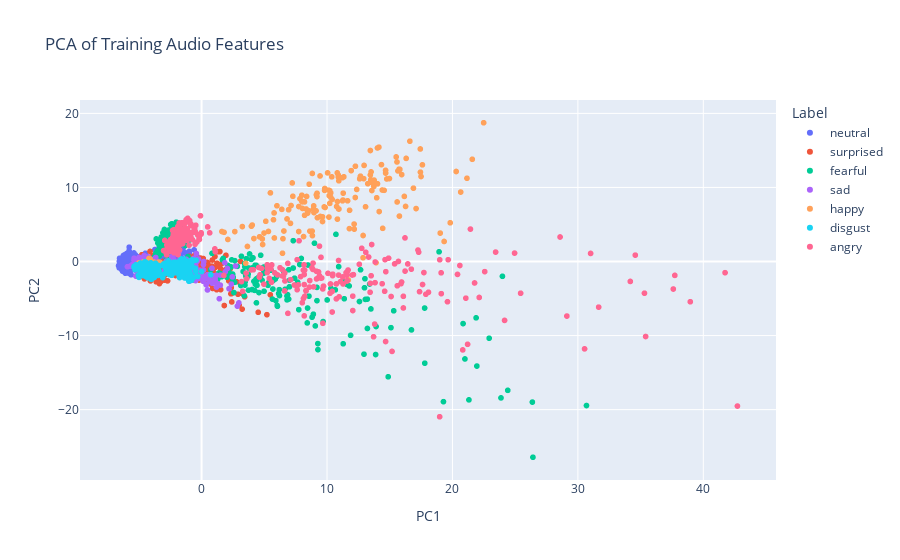
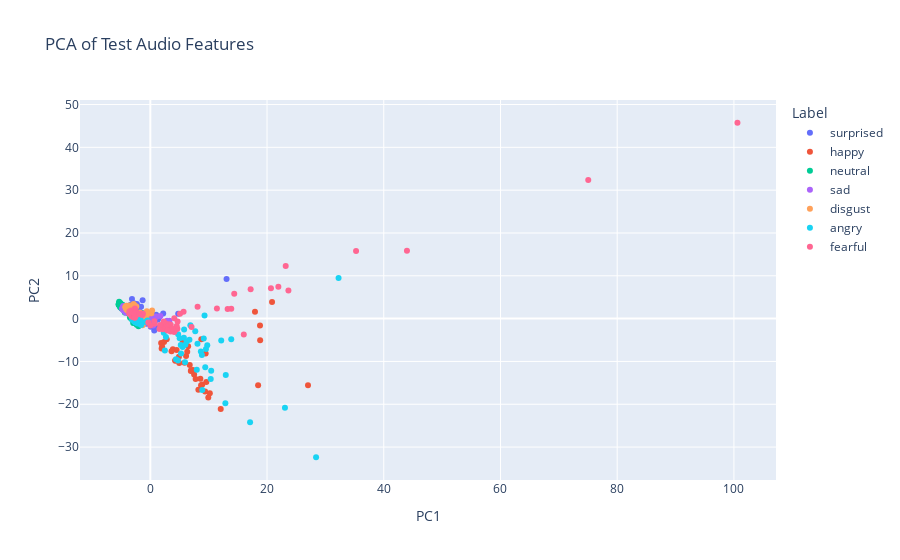
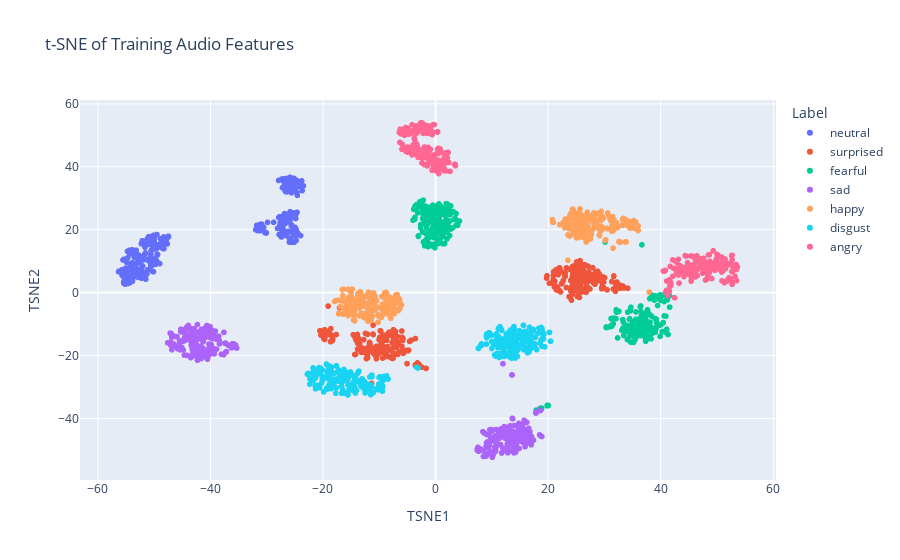
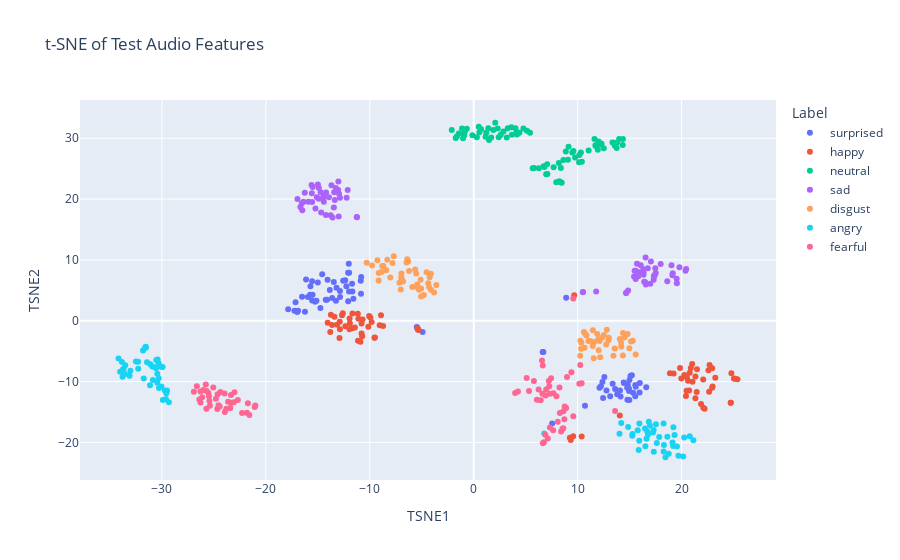

Notebook code for these charts, in order:
### Code cell
# Standardize the training and test sets
scaler = StandardScaler()
X_train_scaled = scaler.fit_transform(X_train)
X_test_scaled = scaler.transform(X_test)

# PCA on training data
pca_train = PCA(n_components=2)
pca_result_train = pca_train.fit_transform(X_train_scaled)
pca_df_train = pd.DataFrame(pca_result_train, columns=["PC1", "PC2"])
pca_df_train["label"] = emotion_labels_train

# PCA on test data
pca_test = PCA(n_components=2)
pca_result_test = pca_test.fit_transform(X_test_scaled)
pca_df_test = pd.DataFrame(pca_result_test, columns=["PC1", "PC2"])
pca_df_test["label"] = emotion_labels_test

# Plot PCA results for training data
fig_PCA_train = px.scatter(
    pca_df_train,
    x="PC1",
    y="PC2",
    color=pca_df_train["label"].astype(str),
    title="PCA of Training Audio Features",
    labels={"color": "Label"},
)
fig_PCA_train.show()

# Plot PCA results for test data
fig_PCA_test = px.scatter(
    pca_df_test,
    x="PC1",
    y="PC2",
    color=pca_df_test["label"].astype(str),
    title="PCA of Test Audio Features",
    labels={"color": "Label"},
)
fig_PCA_test.show()

# t-SNE on training data
tsne_train = TSNE(n_components=2, random_state=42)
tsne_result_train = tsne_train.fit_transform(X_train_scaled)
tsne_df_train = pd.DataFrame(tsne_result_train, columns=["TSNE1", "TSNE2"])
tsne_df_train["label"] = emotion_labels_train

# t-SNE on test data
tsne_test = TSNE(n_components=2, random_state=42)
tsne_result_test = tsne_test.fit_transform(X_test_scaled)
tsne_df_test = pd.DataFrame(tsne_result_test, columns=["TSNE1", "TSNE2"])
tsne_df_test["label"] = emotion_labels_test

# Plot t-SNE results for training data
fig_TSNE_train = px.scatter(
    tsne_df_train,
    x="TSNE1",
    y="TSNE2",
    color=tsne_df_train["label"].astype(str),
    title="t-SNE of Training Audio Features",
    labels={"color": "Label"},
)
fig_TSNE_train.show()

# Plot t-SNE results for test data
fig_TSNE_test = px.scatter(
    tsne_df_test,
    x="TSNE1",
    y="TSNE2",
    color=tsne_df_test["label"].astype(str),
    title="t-SNE of Test Audio Features",
    labels={"color": "Label"},
)
fig_TSNE_test.show()

### Figure 1 — Plotly figure (JSON) as saved in the notebook; plotly's stock layout.template omitted (floating-point values rounded to 4 significant figures; data arrays with more than 128 entries replaced by an {"elided": "..."} marker saying what was removed)
{"data": [{"hovertemplate": "Label=neutral<br>PC1=%{x}<br>PC2=%{y}<extra></extra>", "legendgroup": "neutral", "marker": {"color": "#636efa", "symbol": "circle"}, "mode": "markers", "name": "neutral", "showlegend": true, "type": "scattergl", "x": {"elided": "320 float values"}, "xaxis": "x", "y": {"elided": "320 float values"}, "yaxis": "y"}, {"hovertemplate": "Label=surprised<br>PC1=%{x}<br>PC2=%{y}<extra></extra>", "legendgroup": "surprised", "marker": {"color": "#EF553B", "symbol": "circle"}, "mode": "markers", "name": "surprised", "showlegend": true, "type": "scattergl", "x": {"elided": "320 float values"}, "xaxis": "x", "y": {"elided": "320 float values"}, "yaxis": "y"}, {"hovertemplate": "Label=fearful<br>PC1=%{x}<br>PC2=%{y}<extra></extra>", "legendgroup": "fearful", "marker": {"color": "#00cc96", "symbol": "circle"}, "mode": "markers", "name": "fearful", "showlegend": true, "type": "scattergl", "x": {"elided": "320 float values"}, "xaxis": "x", "y": {"elided": "320 float values"}, "yaxis": "y"}, {"hovertemplate": "Label=sad<br>PC1=%{x}<br>PC2=%{y}<extra></extra>", "legendgroup": "sad", "marker": {"color": "#ab63fa", "symbol": "circle"}, "mode": "markers", "name": "sad", "showlegend": true, "type": "scattergl", "x": {"elided": "320 float values"}, "xaxis": "x", "y": {"elided": "320 float values"}, "yaxis": "y"}, {"hovertemplate": "Label=happy<br>PC1=%{x}<br>PC2=%{y}<extra></extra>", "legendgroup": "happy", "marker": {"color": "#FFA15A", "symbol": "circle"}, "mode": "markers", "name": "happy", "showlegend": true, "type": "scattergl", "x": {"elided": "320 float values"}, "xaxis": "x", "y": {"elided": "320 float values"}, "yaxis": "y"}, {"hovertemplate": "Label=disgust<br>PC1=%{x}<br>PC2=%{y}<extra></extra>", "legendgroup": "disgust", "marker": {"color": "#19d3f3", "symbol": "circle"}, "mode": "markers", "name": "disgust", "showlegend": true, "type": "scattergl", "x": {"elided": "320 float values"}, "xaxis": "x", "y": {"elided": "320 float values"}, "yaxis": "y"}, {"hovertemplate": "Label=angry<br>PC1=%{x}<br>PC2=%{y}<extra></extra>", "legendgroup": "angry", "marker": {"color": "#FF6692", "symbol": "circle"}, "mode": "markers", "name": "angry", "showlegend": true, "type": "scattergl", "x": {"elided": "320 float values"}, "xaxis": "x", "y": {"elided": "320 float values"}, "yaxis": "y"}], "layout": {"legend": {"title": {"text": "Label"}, "tracegroupgap": 0}, "title": {"text": "PCA of Training Audio Features"}, "xaxis": {"anchor": "y", "domain": [0, 1], "title": {"text": "PC1"}}, "yaxis": {"anchor": "x", "domain": [0, 1], "title": {"text": "PC2"}}}}

### Figure 2 — Plotly figure (JSON) as saved in the notebook; plotly's stock layout.template omitted (floating-point values rounded to 4 significant figures)
{"data": [{"hovertemplate": "Label=surprised<br>PC1=%{x}<br>PC2=%{y}<extra></extra>", "legendgroup": "surprised", "marker": {"color": "#636efa", "symbol": "circle"}, "mode": "markers", "name": "surprised", "orientation": "v", "showlegend": true, "type": "scatter", "x": [-0.394, -1.207, -1.253, -2.565, 0.05706, -3.305, -1.322, -2.794, -1.553, -3.686, -3.142, -3.563, -2.417, -0.6496, -4.618, -1.399, 0.725, -2.717, -4.099, -0.6515, -4.552, 0.1311, -2.342, -2.915, -1.482, -0.6637, -1.952, -2.753, 1.312, 0.613, -4.399, 4.778, -3.078, 2.209, -4.067, -2.474, -3.129, -3.182, -2.993, -0.9864, -3.4, 13.07, -2.023, -3.536, -2.516, -2.307, -3.354, 0.6746, -0.4703, -1.532, 0.07513, -1.125, -2.539, -1.589, 1.001, -0.3422, -0.5481, 0.8709, -1.257, -3.943, -3.412, -3.96, -0.5916, 1.561, -3.128, -3.398, -2.346, -3.861, -3.243, -3.394, -1.194, -3.718, -3.759, -3.121, 0.3509, -4.038, -4.071, -4.271, -3.258, -1.477], "xaxis": "x", "y": [-1.009, -0.5983, 0.2919, 2.507, 0.5068, 2.774, 4.316, 2.988, -0.3888, 2.576, 4.569, 2.739, -0.02634, -1.005, 2.532, -0.4498, -0.9352, 3.511, 2.641, -1.13, 2.713, -0.1663, 3.039, 3.102, -0.5029, -1.145, 2.319, 2.599, -0.2333, -0.4123, 2.854, 1.164, 2.085, 1.211, 2.812, 2.814, 1.833, 2.959, 2.825, 0.1698, 2.895, 9.259, 2.65, 2.469, 2.507, 3.442, 3.265, -2.747, -0.1823, 0.07166, -1.89, 0.3563, 3.017, 2.793, 0.8748, -0.6114, -0.4819, -1.937, -0.9537, 2.528, 2.706, 2.397, -0.3406, 0.4043, 3.323, 1.779, 3.113, 2.741, 2.482, 2.547, -0.3337, 2.142, 2.554, 2.346, 0.3529, 2.235, 2.336, 2.081, 2.775, 1.247], "yaxis": "y"}, {"hovertemplate": "Label=happy<br>PC1=%{x}<br>PC2=%{y}<extra></extra>", "legendgroup": "happy", "marker": {"color": "#EF553B", "symbol": "circle"}, "mode": "markers", "name": "happy", "orientation": "v", "showlegend": true, "type": "scatter", "x": [4.902, 18.47, 2.355, 1.943, -4.15, 6.48, -3.6, 6.944, -3.032, 1.856, 17.94, 6.325, -3.908, -3.916, -3.946, 3.862, 9.6, 4.515, -3.9, 18.82, 5.864, -3.648, 20.86, -4.301, -3.719, -3.538, -3.896, -3.978, -4.123, -3.838, 5.556, 8.237, -3.702, 7.297, 8.899, 9.485, 2.809, 10.2, 27.02, 7.766, -3.889, -3.473, 6.754, 18.8, -3.898, 8.741, 6.126, -3.261, 8.577, 9.397, -4.035, -4.151, -3.784, -3.492, 7.003, -3.536, 9.935, -3.807, 2.351, -4.036, -3.853, -4.0, 8.695, 4.956, 4.269, -3.947, 12.06, -3.658, 3.637, -4.015, 7.503, -3.691, -3.686, -2.675, -3.632, 4.287, -3.466, -3.86, -4.051, 2.025], "xaxis": "x", "y": [-8.879, -15.58, -5.441, -6.982, 2.447, -6.478, 2.548, -12.25, 2.169, -5.713, 1.579, -7.731, 2.138, 2.782, 2.539, -7.174, -14.82, -7.345, 2.869, -5.038, -10.3, 2.318, 3.894, 2.74, 2.272, 2.252, 2.401, 2.28, 2.108, 2.811, -5.231, -16.58, 2.661, -11.98, -15.37, -8.139, -4.847, -17.4, -15.57, -14.1, 2.261, 2.038, -10.85, -1.585, 2.27, -4.832, -8.724, 2.085, -14.02, -17.0, 2.813, 2.285, 2.101, 2.688, -12.08, 2.267, -18.42, 2.49, -1.7, 2.521, 2.54, 2.413, -15.55, -10.34, -9.839, 2.507, -21.08, 2.529, -7.634, 2.402, -13.07, 2.512, 2.709, 2.809, 2.027, -9.739, 2.055, 2.737, 2.764, -6.549], "yaxis": "y"}, {"hovertemplate": "Label=neutral<br>PC1=%{x}<br>PC2=%{y}<extra></extra>", "legendgroup": "neutral", "marker": {"color": "#00cc96", "symbol": "circle"}, "mode": "markers", "name": "neutral", "orientation": "v", "showlegend": true, "type": "scatter", "x": [-2.568, -1.817, -4.297, -3.21, -4.96, -3.391, -1.829, -5.34, -3.251, -2.822, -1.614, -5.442, -2.333, -0.3979, -1.407, -4.055, -2.131, -1.849, -5.195, -5.402, -5.298, -4.86, -5.173, -5.251, -4.765, -5.226, -5.217, -3.967, -5.056, -4.068, -2.905, -5.083, -4.988, -3.255, -3.23, -4.372, -5.172, -1.445, -5.104, -2.599, -4.988, -5.033, -5.165, -5.218, -5.02, -2.642, -2.935, -2.42, -4.992, -2.0, -5.205, -2.027, -1.546, -5.209, -3.834, -5.26, -2.635, -3.488, -4.874, -3.281, -1.441, -1.779, -4.752, -2.957, -5.33, -2.754, -5.136, -5.319, -2.986, -2.935, -3.771, -2.13, -5.175, -4.843, -5.139, -5.201, -5.356, -2.398, -5.347, -2.729], "xaxis": "x", "y": [0.9814, -0.3605, 1.772, 0.5762, 2.445, 2.312, -0.9067, 3.92, 0.1154, -0.9059, -0.5145, 3.296, -1.403, 0.2592, 0.8331, 2.326, 1.158, 0.7884, 3.366, 3.335, 3.651, 2.811, 3.325, 3.329, 3.037, 3.7, 2.901, 2.05, 3.497, 1.767, -0.3309, 3.045, 2.734, -0.05647, 0.01959, 1.44, 3.224, 1.042, 3.455, 1.607, 3.303, 2.734, 2.626, 3.444, 3.09, 0.2741, 0.04435, -0.954, 2.925, 0.1414, 3.547, -1.811, 0.2298, 3.563, 1.844, 3.592, 0.8646, 0.2594, 2.276, 0.6877, 1.315, 1.219, 3.21, -0.1855, 3.073, 0.2368, 3.196, 3.611, 0.3308, -1.022, 1.21, -1.179, 3.652, 3.023, 3.273, 3.265, 3.539, -0.9182, 3.233, -0.5107], "yaxis": "y"}, {"hovertemplate": "Label=sad<br>PC1=%{x}<br>PC2=%{y}<extra></extra>", "legendgroup": "sad", "marker": {"color": "#ab63fa", "symbol": "circle"}, "mode": "markers", "name": "sad", "orientation": "v", "showlegend": true, "type": "scatter", "x": [-1.824, -3.513, -4.123, -4.486, -1.22, -1.655, -0.6235, -4.141, -1.321, -2.71, -4.536, -4.507, -4.408, -4.433, -4.342, -0.9887, 0.3961, -4.539, -4.608, -3.959, -4.533, -4.494, -0.2022, -1.43, -2.283, -4.484, -4.381, -4.557, -4.642, -0.6301, -3.503, -4.256, -1.156, -0.7985, -4.268, 1.0, -4.201, -1.307, -2.382, -4.651, -0.4532, 1.016, -2.421, -4.349, -0.5426, -4.515, -0.6668, -4.732, 0.489, -4.294, -1.96, -1.79, -4.036, -1.327, -4.563, -4.294, -4.84, -2.248, -2.698, -4.517, -0.5305, -4.578, -1.478, -4.527, -4.492, -1.603, -4.634, -2.903, -1.369, -4.489, -4.678, -4.736, -4.192, -4.636, -4.651, 1.729, -2.958, 3.276, -1.71, 2.854], "xaxis": "x", "y": [0.1825, 1.56, 1.698, 2.086, 0.1871, 0.4207, 0.8704, 2.082, 0.5126, 0.2957, 2.072, 2.176, 2.186, 2.394, 1.664, -1.055, 0.2833, 2.419, 2.272, 1.761, 2.304, 2.012, -0.3682, -0.1793, 1.151, 2.253, 2.382, 2.403, 2.919, 0.4036, 1.303, 1.596, 0.2765, 0.2734, 2.162, 0.3592, 1.393, 0.5041, 0.3418, 2.308, 0.61, 0.4681, 0.265, 2.137, 1.093, 2.416, 0.2565, 2.332, -1.63, 2.096, 0.616, 0.3457, 1.671, 0.8534, 2.38, 2.024, 2.287, 0.2632, 0.5277, 2.341, 1.18, 1.915, 0.3293, 2.61, 1.956, -0.02632, 2.132, 0.08224, -0.2846, 2.233, 2.613, 2.561, 1.842, 2.479, 2.231, 0.6156, 1.407, -0.4733, -0.109, -0.4748], "yaxis": "y"}, {"hovertemplate": "Label=disgust<br>PC1=%{x}<br>PC2=%{y}<extra></extra>", "legendgroup": "disgust", "marker": {"color": "#FFA15A", "symbol": "circle"}, "mode": "markers", "name": "disgust", "orientation": "v", "showlegend": true, "type": "scatter", "x": [-3.282, -3.497, -1.629, -1.33, -3.877, -3.937, -1.888, -3.714, 0.1125, -2.388, -2.558, -2.821, -2.944, -2.364, -1.879, -2.393, -0.6759, -3.448, -2.315, -2.197, -4.273, -4.109, -4.172, -4.169, -2.858, -2.718, -1.082, -2.13, -4.056, -3.012, -1.825, -3.424, -1.249, 0.1725, -2.45, -2.18, -1.697, -3.95, -1.349, -3.898, -1.902, -3.428, -4.051, -3.528, -2.662, -3.533, -3.945, -2.169, -2.241, -3.001, -0.6337, -3.381, -0.8939, -3.465, -2.25, -4.146, -3.868, -3.415, -3.891, -4.201, -3.618, -3.766, -0.8454, -3.166, -2.148, -2.881, -1.462, -0.5976, 0.3042, -3.302, -4.241, -3.288, -1.358, -3.888, -1.953, -4.109, -3.219, -2.837, -3.569, -2.734], "xaxis": "x", "y": [0.7427, 2.569, 0.4662, -1.556, 2.693, 1.969, 0.8631, 2.495, 1.281, 2.848, 0.1616, 2.554, 0.6904, 0.9964, 0.4029, 0.2296, -0.5092, 2.396, 0.01041, -0.01499, 2.773, 3.024, 2.415, 2.602, 3.405, 0.3688, 0.09697, 0.1514, 2.716, 0.665, 1.422, 2.156, 0.1384, 1.276, 0.1359, 0.1393, 0.0276, 2.289, 0.3585, 2.51, 0.3855, 2.899, 2.144, 2.411, 3.05, 2.425, 2.79, 0.2637, 0.3098, 2.859, 0.7347, 2.536, -0.5162, 2.092, 0.1681, 2.441, 2.236, 2.107, 2.598, 2.658, 3.064, 1.805, 0.1969, 3.044, 0.6718, 3.149, -0.447, 1.723, 1.903, 2.632, 2.658, 2.346, 0.5106, 2.795, 0.0445, 2.703, 2.826, -0.1922, 1.735, -0.2714], "yaxis": "y"}, {"hovertemplate": "Label=angry<br>PC1=%{x}<br>PC2=%{y}<extra></extra>", "legendgroup": "angry", "marker": {"color": "#19d3f3", "symbol": "circle"}, "mode": "markers", "name": "angry", "orientation": "v", "showlegend": true, "type": "scatter", "x": [-1.865, -2.833, -2.351, 9.759, -2.186, -2.575, -2.335, 5.96, 5.541, -2.059, -2.044, -2.021, -3.115, 4.402, -2.604, 7.702, 5.217, -0.8369, -2.251, -2.968, -2.55, -2.408, -2.617, -2.27, -1.557, -2.21, -1.701, 5.796, -3.177, -2.782, 5.269, 8.903, 23.07, 2.302, 12.15, 12.93, -2.037, 6.005, 10.35, 12.86, -1.846, -2.461, 4.767, -2.508, 9.161, -1.68, -2.278, 6.704, 5.031, 5.755, -2.774, -2.956, -2.892, -2.175, -2.114, 28.41, 8.08, -0.4891, 9.412, 8.659, 9.292, -2.626, 3.756, 2.676, -2.497, 10.43, -2.248, 9.537, 6.86, 8.839, 17.1, 32.26, 13.87, -2.772, -1.564, 6.231, 4.751, 7.964, 2.496, -2.383], "xaxis": "x", "y": [0.2126, 0.0005046, -0.07184, -6.208, -1.126, -0.2865, -0.4253, -10.2, -6.653, 0.137, 0.4065, -0.8615, -0.218, -9.477, -0.7879, -2.978, -6.16, -0.8037, -0.6748, 0.4632, -0.8222, 0.3778, -0.04522, -0.5451, -0.9353, -0.582, -1.28, -2.531, 0.7354, -0.607, -8.161, -16.67, -20.8, -3.315, -5.084, -13.16, 0.132, -6.079, -14.08, -19.76, 0.831, -0.4807, -3.635, -0.8838, -4.645, -0.2571, -0.6198, -4.932, -4.595, -4.482, -0.2935, 0.306, 0.4476, -0.2137, -0.3101, -32.38, -5.841, -0.42, -11.37, -7.683, 0.7408, 0.3155, -2.501, -4.313, -0.5554, -12.17, -0.4317, -7.119, -1.558, -8.471, -24.21, 9.497, -4.84, 0.3942, -1.497, -5.324, -9.809, -11.96, -7.464, -0.7656], "yaxis": "y"}, {"hovertemplate": "Label=fearful<br>PC1=%{x}<br>PC2=%{y}<extra></extra>", "legendgroup": "fearful", "marker": {"color": "#FF6692", "symbol": "circle"}, "mode": "markers", "name": "fearful", "orientation": "v", "showlegend": true, "type": "scatter", "x": [3.088, 2.623, 2.673, -2.951, 4.097, -1.418, 2.121, 4.641, 75.04, -3.359, 4.333, 43.98, -2.88, 3.254, -3.036, 0.7171, -3.246, 3.498, -2.193, 35.25, -2.641, -1.392, 3.482, -2.909, -3.329, 8.102, 4.676, 2.703, 11.41, -2.95, -2.934, 14.38, -3.282, -2.456, 2.134, -2.481, 23.2, 4.525, 2.301, 16.02, -2.911, 4.11, -3.051, 5.09, 3.403, -2.337, -3.006, 5.703, -3.116, 0.6892, 21.94, -1.864, 100.6, -3.193, 3.75, 7.065, -2.901, -2.955, -3.617, -3.193, -2.881, 13.24, 1.568, -2.378, -3.488, -1.269, 2.95, 1.675, -0.3402, 13.87, -2.716, -2.659, -2.68, -2.072, 23.66, 20.67, -2.777, 17.19, 0.003694, -3.582], "xaxis": "x", "y": [-2.312, -1.583, -1.211, 0.9068, -3.109, 1.199, -1.671, -2.35, 32.37, 0.9832, -2.62, 15.84, 0.3494, -1.328, 0.6564, -1.182, 0.9612, -1.453, 0.9696, 15.78, 2.376, 0.8353, -3.021, 0.6018, 1.771, 2.781, -0.6491, -1.632, 2.348, 1.144, 0.6755, 5.833, 1.887, 1.633, -2.505, 0.8383, 12.29, -1.706, -0.6895, -3.691, 0.5484, 0.06998, 1.198, 1.122, -2.694, 1.384, 1.267, 1.577, 1.109, -0.6345, 7.447, 1.158, 45.74, 1.495, -2.362, -1.95, 0.7012, 1.222, 1.158, 0.5024, 0.4021, 2.273, -2.398, 1.157, 1.245, 1.156, -2.793, -1.5, -0.9233, 2.286, 0.9138, 0.1881, 0.325, 1.132, 6.575, 7.091, 1.305, 6.874, -1.592, 1.64], "yaxis": "y"}], "layout": {"legend": {"title": {"text": "Label"}, "tracegroupgap": 0}, "title": {"text": "PCA of Test Audio Features"}, "xaxis": {"anchor": "y", "domain": [0, 1], "title": {"text": "PC1"}}, "yaxis": {"anchor": "x", "domain": [0, 1], "title": {"text": "PC2"}}}}

### Figure 3 — Plotly figure (JSON) as saved in the notebook; plotly's stock layout.template omitted (floating-point values rounded to 4 significant figures; data arrays with more than 128 entries replaced by an {"elided": "..."} marker saying what was removed)
{"data": [{"hovertemplate": "Label=neutral<br>TSNE1=%{x}<br>TSNE2=%{y}<extra></extra>", "legendgroup": "neutral", "marker": {"color": "#636efa", "symbol": "circle"}, "mode": "markers", "name": "neutral", "showlegend": true, "type": "scattergl", "x": {"elided": "320 float values"}, "xaxis": "x", "y": {"elided": "320 float values"}, "yaxis": "y"}, {"hovertemplate": "Label=surprised<br>TSNE1=%{x}<br>TSNE2=%{y}<extra></extra>", "legendgroup": "surprised", "marker": {"color": "#EF553B", "symbol": "circle"}, "mode": "markers", "name": "surprised", "showlegend": true, "type": "scattergl", "x": {"elided": "320 float values"}, "xaxis": "x", "y": {"elided": "320 float values"}, "yaxis": "y"}, {"hovertemplate": "Label=fearful<br>TSNE1=%{x}<br>TSNE2=%{y}<extra></extra>", "legendgroup": "fearful", "marker": {"color": "#00cc96", "symbol": "circle"}, "mode": "markers", "name": "fearful", "showlegend": true, "type": "scattergl", "x": {"elided": "320 float values"}, "xaxis": "x", "y": {"elided": "320 float values"}, "yaxis": "y"}, {"hovertemplate": "Label=sad<br>TSNE1=%{x}<br>TSNE2=%{y}<extra></extra>", "legendgroup": "sad", "marker": {"color": "#ab63fa", "symbol": "circle"}, "mode": "markers", "name": "sad", "showlegend": true, "type": "scattergl", "x": {"elided": "320 float values"}, "xaxis": "x", "y": {"elided": "320 float values"}, "yaxis": "y"}, {"hovertemplate": "Label=happy<br>TSNE1=%{x}<br>TSNE2=%{y}<extra></extra>", "legendgroup": "happy", "marker": {"color": "#FFA15A", "symbol": "circle"}, "mode": "markers", "name": "happy", "showlegend": true, "type": "scattergl", "x": {"elided": "320 float values"}, "xaxis": "x", "y": {"elided": "320 float values"}, "yaxis": "y"}, {"hovertemplate": "Label=disgust<br>TSNE1=%{x}<br>TSNE2=%{y}<extra></extra>", "legendgroup": "disgust", "marker": {"color": "#19d3f3", "symbol": "circle"}, "mode": "markers", "name": "disgust", "showlegend": true, "type": "scattergl", "x": {"elided": "320 float values"}, "xaxis": "x", "y": {"elided": "320 float values"}, "yaxis": "y"}, {"hovertemplate": "Label=angry<br>TSNE1=%{x}<br>TSNE2=%{y}<extra></extra>", "legendgroup": "angry", "marker": {"color": "#FF6692", "symbol": "circle"}, "mode": "markers", "name": "angry", "showlegend": true, "type": "scattergl", "x": {"elided": "320 float values"}, "xaxis": "x", "y": {"elided": "320 float values"}, "yaxis": "y"}], "layout": {"legend": {"title": {"text": "Label"}, "tracegroupgap": 0}, "title": {"text": "t-SNE of Training Audio Features"}, "xaxis": {"anchor": "y", "domain": [0, 1], "title": {"text": "TSNE1"}}, "yaxis": {"anchor": "x", "domain": [0, 1], "title": {"text": "TSNE2"}}}}

### Figure 4 — Plotly figure (JSON) as saved in the notebook; plotly's stock layout.template omitted (floating-point values rounded to 4 significant figures)
{"data": [{"hovertemplate": "Label=surprised<br>TSNE1=%{x}<br>TSNE2=%{y}<extra></extra>", "legendgroup": "surprised", "marker": {"color": "#636efa", "symbol": "circle"}, "mode": "markers", "name": "surprised", "orientation": "v", "showlegend": true, "type": "scatter", "x": [14.13, 13.8, 14.43, -13.46, 14.82, -12.25, -12.09, -12.56, 15.54, -11.67, 8.896, -15.51, 15.08, 13.37, -17.85, 14.98, 12.1, -11.99, -15.96, 13.61, -16.98, 13.13, -15.0, -10.85, 15.98, 14.08, -15.71, -10.83, 12.24, 14.95, -17.24, 10.7, -14.11, 12.45, -11.99, -13.2, -14.58, -12.87, -12.02, 14.77, -15.55, 7.545, -15.55, -14.06, -13.62, -12.36, -10.87, 12.57, 14.94, 15.59, 12.38, 14.46, -14.75, -16.13, 16.6, 14.98, 14.79, 12.77, 15.21, -5.475, -15.26, -15.74, 15.55, 15.96, -13.85, -12.08, -13.26, -11.7, -12.86, -4.923, 6.7, -11.58, -16.52, -14.24, 15.34, -16.9, -16.24, -17.14, -15.13, 6.634], "xaxis": "x", "y": [-12.44, -12.08, -10.17, 6.374, -10.53, 5.67, 7.878, 6.583, -12.41, 4.823, 3.804, 4.29, -9.082, -10.37, 1.904, -9.746, -11.01, 7.906, 3.926, -11.23, 1.423, -12.42, 6.287, 4.437, -10.23, -11.47, 5.676, 7.211, -10.77, -11.55, 1.663, -13.95, 3.465, -12.68, 4.82, 5.412, 7.63, 4.882, 9.364, -11.02, 3.321, -16.87, 6.491, 6.762, 3.745, 6.652, 6.558, -9.263, -11.14, -10.84, -10.08, -10.22, 2.081, 6.778, -10.92, -13.03, -12.99, -11.46, -8.97, -1.022, 3.126, 4.268, -10.54, -11.78, 5.059, 3.212, 3.284, 6.099, 3.919, -1.833, -5.144, 3.616, 3.958, 3.461, -11.83, 1.627, 1.489, 3.026, 3.278, -5.128], "yaxis": "y"}, {"hovertemplate": "Label=happy<br>TSNE1=%{x}<br>TSNE2=%{y}<extra></extra>", "legendgroup": "happy", "marker": {"color": "#EF553B", "symbol": "circle"}, "mode": "markers", "name": "happy", "orientation": "v", "showlegend": true, "type": "scatter", "x": [21.05, 24.73, 20.89, 20.26, -11.69, 18.88, -5.405, 22.59, -13.8, 20.62, 9.567, 21.45, -10.79, -5.391, -10.79, 20.78, 22.94, 21.02, -9.047, 10.39, 20.48, -11.94, 9.249, -13.74, -11.43, -12.89, -13.4, -12.34, -12.87, -10.73, 19.23, 23.24, -9.551, 22.65, 22.98, 25.04, 9.668, 14.06, 22.22, 21.33, -11.96, -12.91, 25.37, 9.337, -11.91, 20.42, 21.32, -11.67, 22.94, 21.87, -12.59, -13.14, -10.06, -9.944, 25.15, -10.69, 24.73, -13.63, 19.97, -5.351, -8.919, -5.302, 22.69, 22.08, 19.85, -8.727, 22.09, -10.9, 20.72, -12.67, 24.79, -11.09, -9.82, -11.15, -14.05, 21.48, -10.14, -9.507, -11.13, 20.5], "xaxis": "x", "y": [-10.02, -13.48, -7.753, -8.898, -1.243, -8.611, -1.22, -8.139, -1.854, -9.861, -18.99, -11.73, -0.4523, -1.406, -2.112, -8.549, -7.801, -7.113, -0.7534, -19.01, -11.52, 0.3725, -19.22, 0.9955, -1.095, -0.1621, 0.6783, -0.8967, -1.41, -2.552, -8.668, -9.354, -2.772, -11.67, -10.82, -9.479, 4.189, -15.58, -14.46, -12.75, -1.405, -2.828, -9.601, -19.62, -0.3966, -12.38, -9.146, 1.201, -11.03, -13.68, 1.232, -0.6541, 0.8003, 0.5366, -9.522, 0.1963, -13.46, -0.6908, -9.484, -1.434, 0.8932, -1.498, -7.276, -9.637, -7.783, -0.8758, -14.28, -3.456, -11.48, 0.9225, -8.63, 0.3493, -0.2146, 1.154, -0.3149, -7.96, -0.9912, -2.768, -3.29, -9.289], "yaxis": "y"}, {"hovertemplate": "Label=neutral<br>TSNE1=%{x}<br>TSNE2=%{y}<extra></extra>", "legendgroup": "neutral", "marker": {"color": "#00cc96", "symbol": "circle"}, "mode": "markers", "name": "neutral", "orientation": "v", "showlegend": true, "type": "scatter", "x": [8.387, 9.756, 6.967, 9.598, 5.119, 8.379, 10.14, -0.9431, 12.19, 11.06, 14.33, 2.071, 10.41, 7.067, 5.822, 7.944, 6.789, 8.625, 0.5465, 2.308, -1.436, 3.676, 0.7113, 1.885, 3.181, -0.8497, 4.02, 8.226, 0.3009, 7.087, 13.53, 4.171, 4.121, 11.74, 13.79, 9.126, 1.405, 6.727, -0.6655, 6.268, 1.211, 4.394, 4.78, 0.4868, 2.601, 13.76, 11.71, 12.02, 2.4, 12.51, -1.614, 11.62, 9.062, -0.9129, 8.466, -2.112, 7.689, 12.3, 5.413, 10.31, 8.189, 5.675, 1.469, 13.36, 3.279, 10.16, 2.862, -1.125, 9.487, 13.99, 8.861, 14.35, -1.024, 1.684, -1.736, -0.1283, 1.138, 11.94, 3.621, 13.58], "xaxis": "x", "y": [25.11, 26.86, 24.09, 27.92, 31.23, 22.76, 26.07, 30.79, 28.97, 27.97, 28.89, 32.55, 26.14, 25.71, 25.11, 22.77, 25.26, 26.43, 31.0, 31.62, 30.78, 30.56, 31.49, 31.35, 30.14, 31.12, 31.64, 22.94, 30.15, 24.14, 29.25, 30.63, 31.03, 28.74, 29.28, 28.62, 31.64, 25.38, 31.55, 25.06, 30.92, 30.93, 31.6, 31.89, 30.57, 28.39, 28.87, 29.49, 30.17, 28.35, 30.35, 29.89, 26.48, 30.48, 22.7, 31.35, 25.25, 29.08, 30.91, 27.65, 25.93, 25.07, 29.73, 29.3, 31.64, 27.23, 31.13, 31.6, 27.66, 29.89, 27.84, 29.88, 29.99, 30.14, 30.04, 30.49, 30.25, 28.09, 31.81, 28.76], "yaxis": "y"}, {"hovertemplate": "Label=sad<br>TSNE1=%{x}<br>TSNE2=%{y}<extra></extra>", "legendgroup": "sad", "marker": {"color": "#ab63fa", "symbol": "circle"}, "mode": "markers", "name": "sad", "orientation": "v", "showlegend": true, "type": "scatter", "x": [16.34, 14.67, -16.54, -15.1, 15.58, 17.32, 11.78, -14.22, 17.52, 16.34, -14.9, -14.91, -13.36, -11.26, -13.93, 10.49, 16.5, -13.43, -15.23, -15.9, -12.95, -15.6, 18.62, 15.59, 15.71, -12.99, -13.58, -13.04, -11.23, 16.98, 14.66, -16.68, 19.15, 16.56, -13.77, 19.79, -16.96, 17.38, 15.94, -12.87, 16.75, 17.47, 17.34, -14.41, 15.43, -14.49, 16.4, -14.73, 20.38, -14.68, 17.38, 15.48, -16.38, 16.53, -14.42, -15.55, -12.13, 10.52, 16.32, -14.21, 15.83, -15.58, 17.05, -13.46, -14.99, 17.99, -15.49, 16.07, 19.12, -13.27, -12.23, -13.02, -16.49, -13.69, -16.26, 19.52, 14.86, 20.44, 19.03, 19.55], "xaxis": "x", "y": [7.581, 4.563, 19.32, 20.31, 6.855, 6.732, 4.82, 17.38, 7.865, 7.937, 21.84, 20.05, 19.84, 17.06, 20.3, 4.685, 6.348, 21.11, 18.45, 19.55, 20.85, 22.33, 6.496, 8.229, 9.368, 17.14, 16.97, 21.48, 17.01, 6.089, 4.568, 18.68, 7.823, 5.977, 17.35, 8.817, 20.02, 7.339, 7.979, 20.22, 8.626, 8.645, 7.334, 20.79, 7.267, 20.19, 6.394, 21.13, 8.224, 17.79, 7.463, 8.213, 19.58, 10.39, 19.58, 19.52, 21.49, 4.747, 8.454, 21.1, 7.299, 20.96, 9.76, 18.61, 22.41, 9.313, 21.99, 9.113, 7.462, 21.84, 20.23, 22.88, 18.18, 22.26, 21.04, 6.89, 4.973, 8.529, 9.123, 6.182], "yaxis": "y"}, {"hovertemplate": "Label=disgust<br>TSNE1=%{x}<br>TSNE2=%{y}<extra></extra>", "legendgroup": "disgust", "marker": {"color": "#FFA15A", "symbol": "circle"}, "mode": "markers", "name": "disgust", "orientation": "v", "showlegend": true, "type": "scatter", "x": [14.53, -6.796, 12.35, 15.58, -9.27, -5.267, 11.47, -9.14, 10.24, -4.125, 15.13, -8.873, 14.06, 10.71, 10.85, 11.98, 14.18, -4.297, 14.97, 10.61, -8.692, -8.803, -5.531, -5.438, -6.304, 14.36, 11.54, 13.56, -6.927, 14.47, 10.27, -4.802, 12.11, 10.33, 12.75, 14.19, 12.52, -7.69, 11.88, -7.145, 12.16, -5.634, -5.909, -4.24, -3.6, -8.417, -6.464, 12.96, 13.0, -6.218, 12.81, -4.375, 13.44, -5.061, 11.04, -7.809, -8.312, -3.815, -5.535, -5.107, -4.537, -9.149, 14.35, -8.025, 11.24, -4.12, 12.02, 10.36, 10.66, -7.017, -6.964, -6.953, 11.45, -10.3, 11.61, -9.774, -6.398, 15.31, -5.062, 14.81], "xaxis": "x", "y": [-2.627, 6.435, -2.775, -5.535, 9.943, 5.1, -1.564, 7.844, -5.735, 7.719, -3.413, 8.031, -3.011, -2.142, -2.428, -3.061, -3.623, 5.561, -4.532, -1.855, 9.004, 8.987, 5.594, 5.959, 9.73, -2.014, -6.176, -4.545, 6.789, -2.745, -3.292, 4.227, -3.311, -4.613, -3.895, -4.292, -2.328, 10.61, -2.158, 6.243, -5.989, 8.436, 5.55, 7.153, 5.862, 8.293, 9.592, -3.205, -2.772, 8.183, -1.475, 6.178, -5.762, 5.315, -3.321, 9.494, 10.04, 4.662, 7.79, 6.739, 7.994, 6.625, -5.69, 7.105, -3.345, 5.094, -4.83, -3.627, -4.438, 5.146, 7.171, 7.764, -4.154, 9.539, -3.507, 9.092, 10.11, -3.29, 3.982, -2.172], "yaxis": "y"}, {"hovertemplate": "Label=angry<br>TSNE1=%{x}<br>TSNE2=%{y}<extra></extra>", "legendgroup": "angry", "marker": {"color": "#19d3f3", "symbol": "circle"}, "mode": "markers", "name": "angry", "orientation": "v", "showlegend": true, "type": "scatter", "x": [-32.28, -30.31, -30.44, 14.86, -33.68, -31.56, -30.44, 19.13, 18.63, -30.28, -33.78, -33.85, -31.82, 19.18, -32.3, 15.26, 16.71, -29.91, -33.11, -29.94, -33.75, -30.08, -29.51, -29.72, -29.62, -33.52, -34.17, 15.78, -30.41, -30.87, 19.32, 20.78, 20.16, 18.27, 17.61, 17.32, -30.05, 16.85, 18.76, 19.69, -30.92, -33.55, 17.31, -32.5, 15.87, -31.75, -33.03, 17.85, 17.25, 16.48, -31.43, -30.57, -30.54, -31.1, -34.02, 14.19, 15.94, -31.15, 20.25, 16.62, 14.03, -30.31, 17.53, 16.95, -31.59, 18.27, -29.57, 15.92, 15.28, 18.3, 21.13, 6.785, 16.52, -30.65, -29.33, 16.77, 19.55, 18.45, 19.21, -31.55], "xaxis": "x", "y": [-7.893, -9.433, -10.17, -17.44, -7.862, -4.441, -8.724, -20.02, -19.06, -11.07, -9.186, -6.763, -4.891, -20.6, -6.74, -18.91, -18.24, -13.03, -9.032, -7.581, -8.016, -7.558, -11.47, -11.47, -12.88, -7.304, -6.215, -18.01, -6.365, -9.752, -18.77, -18.99, -22.3, -16.87, -20.1, -21.53, -10.81, -16.62, -21.87, -22.18, -7.516, -8.758, -17.94, -6.701, -21.25, -9.472, -8.199, -19.09, -18.37, -17.72, -6.823, -7.826, -6.445, -7.159, -8.373, -16.82, -16.91, -10.6, -19.19, -19.41, -18.58, -6.982, -17.0, -17.26, -4.349, -21.48, -11.91, -19.73, -18.6, -20.43, -19.63, -18.52, -20.63, -7.636, -13.41, -18.68, -20.66, -22.44, -17.52, -4.264], "yaxis": "y"}, {"hovertemplate": "Label=fearful<br>TSNE1=%{x}<br>TSNE2=%{y}<extra></extra>", "legendgroup": "fearful", "marker": {"color": "#FF6692", "symbol": "circle"}, "mode": "markers", "name": "fearful", "orientation": "v", "showlegend": true, "type": "scatter", "x": [13.6, 7.447, 7.227, -26.28, 6.639, -24.64, 8.251, 6.076, 6.748, -25.77, 6.605, 7.129, -26.64, 7.33, -25.43, 9.401, -24.44, 9.576, -21.82, 6.886, -21.01, -22.29, 4.256, -25.38, -22.7, 8.633, 7.961, 7.669, 8.286, -24.8, -26.29, 8.085, -23.02, -23.35, 10.16, -26.13, 7.641, 6.914, 7.264, 3.986, -23.95, 6.571, -25.53, 8.753, 6.244, -25.06, -25.72, 8.893, -25.7, 5.788, 8.537, -21.59, 6.652, -23.34, 5.319, 6.433, -26.0, -25.48, -23.8, -24.67, -24.55, 8.724, 10.39, -21.07, -23.42, -21.73, 8.978, 6.971, 10.25, 9.579, -23.63, -26.93, -26.4, -23.97, 8.41, 7.331, -24.38, 8.616, 5.093, -23.08], "xaxis": "x", "y": [-14.85, -9.446, -9.887, -13.43, -7.336, -12.08, -10.97, -13.0, -19.99, -10.47, -12.01, -19.36, -10.75, -12.0, -13.15, -8.481, -14.09, 3.657, -15.13, -18.72, -13.93, -15.18, -11.62, -13.97, -13.02, -14.89, -12.42, -11.93, -15.14, -12.83, -11.62, -16.59, -11.76, -12.21, -10.36, -12.56, -17.98, -12.28, -10.77, -11.88, -14.99, -6.549, -11.86, -14.09, -11.31, -10.96, -14.47, -14.33, -11.54, -9.914, -17.76, -15.47, -20.14, -13.49, -11.56, -13.08, -11.37, -12.36, -14.44, -14.51, -13.9, -16.18, -10.29, -14.16, -14.36, -13.55, -9.232, -11.31, -7.251, -15.69, -13.3, -11.67, -12.94, -11.96, -18.22, -17.55, -11.71, -17.65, -9.403, -13.4], "yaxis": "y"}], "layout": {"legend": {"title": {"text": "Label"}, "tracegroupgap": 0}, "title": {"text": "t-SNE of Test Audio Features"}, "xaxis": {"anchor": "y", "domain": [0, 1], "title": {"text": "TSNE1"}}, "yaxis": {"anchor": "x", "domain": [0, 1], "title": {"text": "TSNE2"}}}}
